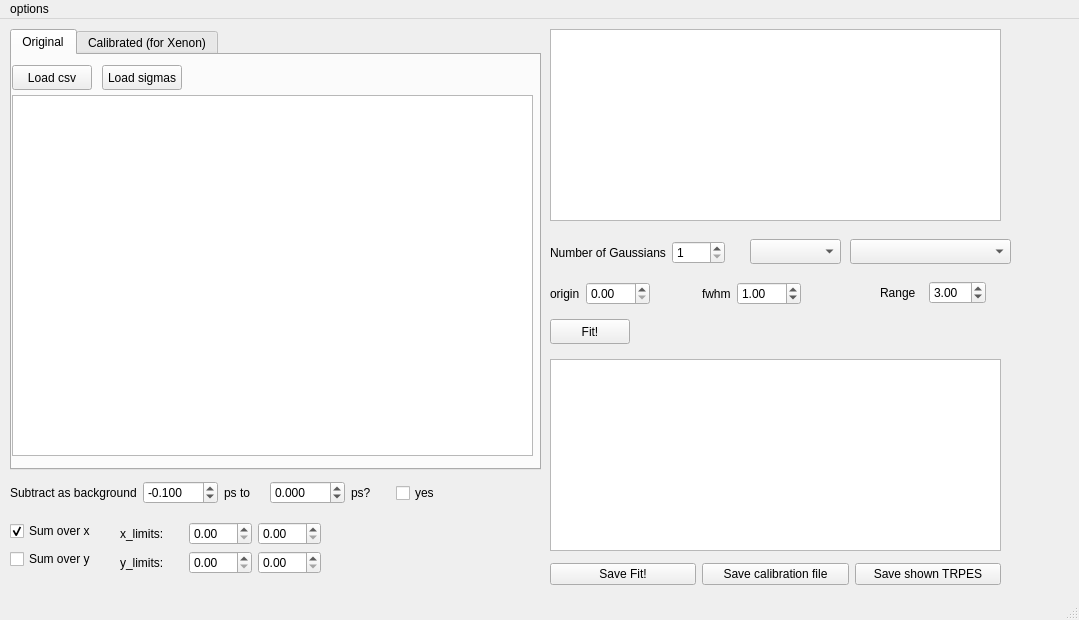
<?xml version="1.0" encoding="UTF-8"?>
<ui version="4.0">
 <class>Gfit</class>
 <widget class="QMainWindow" name="Gfit">
  <property name="windowModality">
   <enum>Qt::ApplicationModal</enum>
  </property>
  <property name="geometry">
   <rect>
    <x>0</x>
    <y>0</y>
    <width>1079</width>
    <height>620</height>
   </rect>
  </property>
  <property name="windowTitle">
   <string>GFit! v 0.5</string>
  </property>
  <widget class="QWidget" name="centralwidget">
   <widget class="QComboBox" name="comboBox_Gaussians">
    <property name="geometry">
     <rect>
      <x>750</x>
      <y>220</y>
      <width>91</width>
      <height>25</height>
     </rect>
    </property>
   </widget>
   <widget class="QPushButton" name="pushButton_fit">
    <property name="geometry">
     <rect>
      <x>550</x>
      <y>300</y>
      <width>80</width>
      <height>25</height>
     </rect>
    </property>
    <property name="text">
     <string>Fit!</string>
    </property>
   </widget>
   <widget class="QWidget" name="layoutWidget">
    <property name="geometry">
     <rect>
      <x>120</x>
      <y>530</y>
      <width>201</width>
      <height>28</height>
     </rect>
    </property>
    <layout class="QHBoxLayout" name="horizontalLayout_7">
     <item>
      <widget class="QLabel" name="label_6">
       <property name="text">
        <string>y_limits:</string>
       </property>
      </widget>
     </item>
     <item>
      <widget class="QDoubleSpinBox" name="doubleSpinBox_y_lower"/>
     </item>
     <item>
      <widget class="QDoubleSpinBox" name="doubleSpinBox_y_upper"/>
     </item>
    </layout>
   </widget>
   <widget class="PlotWidget" name="viewer_sum_original">
    <property name="geometry">
     <rect>
      <x>550</x>
      <y>10</y>
      <width>451</width>
      <height>192</height>
     </rect>
    </property>
   </widget>
   <widget class="PlotWidget" name="viewer_sum_fitted">
    <property name="geometry">
     <rect>
      <x>550</x>
      <y>340</y>
      <width>451</width>
      <height>192</height>
     </rect>
    </property>
   </widget>
   <widget class="QWidget" name="layoutWidget_2">
    <property name="geometry">
     <rect>
      <x>10</x>
      <y>460</y>
      <width>430</width>
      <height>28</height>
     </rect>
    </property>
    <layout class="QHBoxLayout" name="horizontalLayout_52">
     <item>
      <widget class="QLabel" name="label_46">
       <property name="text">
        <string>Subtract as background</string>
       </property>
      </widget>
     </item>
     <item>
      <widget class="QDoubleSpinBox" name="doubleSpinBox_bg_subtract_from">
       <property name="decimals">
        <number>3</number>
       </property>
       <property name="minimum">
        <double>-500.000000000000000</double>
       </property>
       <property name="maximum">
        <double>500.000000000000000</double>
       </property>
       <property name="value">
        <double>-0.100000000000000</double>
       </property>
      </widget>
     </item>
     <item>
      <widget class="QLabel" name="label_47">
       <property name="text">
        <string>ps to</string>
       </property>
      </widget>
     </item>
     <item>
      <widget class="QDoubleSpinBox" name="doubleSpinBox_bg_subtract_to">
       <property name="decimals">
        <number>3</number>
       </property>
       <property name="minimum">
        <double>-500.000000000000000</double>
       </property>
       <property name="maximum">
        <double>500.000000000000000</double>
       </property>
       <property name="value">
        <double>0.000000000000000</double>
       </property>
      </widget>
     </item>
     <item>
      <widget class="QLabel" name="label_48">
       <property name="text">
        <string>ps?</string>
       </property>
      </widget>
     </item>
     <item>
      <widget class="QCheckBox" name="checkBox_subtract_background">
       <property name="text">
        <string>yes</string>
       </property>
      </widget>
     </item>
    </layout>
   </widget>
   <widget class="QWidget" name="layoutWidget">
    <property name="geometry">
     <rect>
      <x>550</x>
      <y>220</y>
      <width>175</width>
      <height>28</height>
     </rect>
    </property>
    <layout class="QHBoxLayout" name="horizontalLayout">
     <item>
      <widget class="QLabel" name="label">
       <property name="text">
        <string>Number of Gaussians</string>
       </property>
      </widget>
     </item>
     <item>
      <widget class="QSpinBox" name="spinBox_number_of_gaussians">
       <property name="minimum">
        <number>1</number>
       </property>
       <property name="value">
        <number>1</number>
       </property>
      </widget>
     </item>
    </layout>
   </widget>
   <widget class="QWidget" name="layoutWidget">
    <property name="geometry">
     <rect>
      <x>550</x>
      <y>260</y>
      <width>251</width>
      <height>30</height>
     </rect>
    </property>
    <layout class="QHBoxLayout" name="horizontalLayout_4">
     <item>
      <layout class="QHBoxLayout" name="horizontalLayout_2">
       <item>
        <widget class="QLabel" name="label_2">
         <property name="text">
          <string>origin</string>
         </property>
        </widget>
       </item>
       <item>
        <widget class="QDoubleSpinBox" name="doubleSpinBox_origin">
         <property name="maximum">
          <double>999.990000000000009</double>
         </property>
        </widget>
       </item>
      </layout>
     </item>
     <item>
      <spacer name="horizontalSpacer">
       <property name="orientation">
        <enum>Qt::Horizontal</enum>
       </property>
       <property name="sizeHint" stdset="0">
        <size>
         <width>40</width>
         <height>20</height>
        </size>
       </property>
      </spacer>
     </item>
     <item>
      <layout class="QHBoxLayout" name="horizontalLayout_3">
       <item>
        <widget class="QLabel" name="label_3">
         <property name="text">
          <string>fwhm</string>
         </property>
        </widget>
       </item>
       <item>
        <widget class="QDoubleSpinBox" name="doubleSpinBox_fwhm">
         <property name="maximum">
          <double>999.990000000000009</double>
         </property>
         <property name="singleStep">
          <double>0.100000000000000</double>
         </property>
         <property name="value">
          <double>1.000000000000000</double>
         </property>
        </widget>
       </item>
      </layout>
     </item>
    </layout>
   </widget>
   <widget class="QWidget" name="layoutWidget">
    <property name="geometry">
     <rect>
      <x>10</x>
      <y>500</y>
      <width>94</width>
      <height>54</height>
     </rect>
    </property>
    <layout class="QVBoxLayout" name="verticalLayout">
     <item>
      <widget class="QCheckBox" name="checkBox_sum_x">
       <property name="text">
        <string>Sum over x</string>
       </property>
       <property name="checked">
        <bool>true</bool>
       </property>
       <property name="autoExclusive">
        <bool>true</bool>
       </property>
       <property name="tristate">
        <bool>false</bool>
       </property>
      </widget>
     </item>
     <item>
      <widget class="QCheckBox" name="checkBox_sum_y">
       <property name="text">
        <string>Sum over y</string>
       </property>
       <property name="autoExclusive">
        <bool>true</bool>
       </property>
      </widget>
     </item>
    </layout>
   </widget>
   <widget class="QWidget" name="layoutWidget">
    <property name="geometry">
     <rect>
      <x>120</x>
      <y>500</y>
      <width>201</width>
      <height>30</height>
     </rect>
    </property>
    <layout class="QHBoxLayout" name="horizontalLayout_6">
     <item>
      <widget class="QLabel" name="label_5">
       <property name="text">
        <string>x_limits:</string>
       </property>
      </widget>
     </item>
     <item>
      <widget class="QDoubleSpinBox" name="doubleSpinBox_x_lower"/>
     </item>
     <item>
      <widget class="QDoubleSpinBox" name="doubleSpinBox_x_upper"/>
     </item>
    </layout>
   </widget>
   <widget class="QTabWidget" name="tabWidget">
    <property name="geometry">
     <rect>
      <x>10</x>
      <y>10</y>
      <width>531</width>
      <height>441</height>
     </rect>
    </property>
    <property name="currentIndex">
     <number>0</number>
    </property>
    <widget class="QWidget" name="tab">
     <attribute name="title">
      <string>Original</string>
     </attribute>
     <widget class="GraphicsLayoutWidget" name="viewer_global_orig_TRPES">
      <property name="geometry">
       <rect>
        <x>0</x>
        <y>40</y>
        <width>521</width>
        <height>361</height>
       </rect>
      </property>
      <property name="toolTip">
       <string>Scroll pour zoom, 
click on 'A' in the lower-left corner to get back
 Dragging the lines of the colobar on the right changes the z-scale
Right Mouse-click for more options (e.g. log-scale of the time-axis)</string>
      </property>
     </widget>
     <widget class="QPushButton" name="pushButton_load_csv">
      <property name="geometry">
       <rect>
        <x>0</x>
        <y>10</y>
        <width>80</width>
        <height>25</height>
       </rect>
      </property>
      <property name="text">
       <string>Load csv</string>
      </property>
     </widget>
     <widget class="QPushButton" name="pushButton_load_sigmas">
      <property name="geometry">
       <rect>
        <x>90</x>
        <y>10</y>
        <width>80</width>
        <height>25</height>
       </rect>
      </property>
      <property name="text">
       <string>Load sigmas</string>
      </property>
     </widget>
    </widget>
    <widget class="QWidget" name="tab_2">
     <attribute name="title">
      <string>Calibrated (for Xenon)</string>
     </attribute>
     <widget class="GraphicsLayoutWidget" name="viewer_global_orig_TRPES_calibrated">
      <property name="geometry">
       <rect>
        <x>0</x>
        <y>40</y>
        <width>521</width>
        <height>361</height>
       </rect>
      </property>
      <property name="toolTip">
       <string>Scroll pour zoom, 
click on 'A' in the lower-left corner to get back
 Dragging the lines of the colobar on the right changes the z-scale
Right Mouse-click for more options (e.g. log-scale of the time-axis)</string>
      </property>
     </widget>
     <widget class="QPushButton" name="pushButton_plot_calibrated">
      <property name="geometry">
       <rect>
        <x>0</x>
        <y>10</y>
        <width>115</width>
        <height>28</height>
       </rect>
      </property>
      <property name="text">
       <string>Calibrate to eV!</string>
      </property>
     </widget>
    </widget>
   </widget>
   <widget class="QWidget" name="layoutWidget">
    <property name="geometry">
     <rect>
      <x>550</x>
      <y>540</y>
      <width>451</width>
      <height>30</height>
     </rect>
    </property>
    <layout class="QHBoxLayout" name="horizontalLayout_5">
     <item>
      <widget class="QPushButton" name="pushButton_save_fit">
       <property name="text">
        <string>Save Fit!</string>
       </property>
      </widget>
     </item>
     <item>
      <widget class="QPushButton" name="pushButton_saveCalibration_file">
       <property name="toolTip">
        <string>Assuming you used it on Xenon with two gaussians only</string>
       </property>
       <property name="text">
        <string>Save calibration file</string>
       </property>
      </widget>
     </item>
     <item>
      <widget class="QPushButton" name="pushButton_save_trpes">
       <property name="text">
        <string>Save shown TRPES</string>
       </property>
      </widget>
     </item>
    </layout>
   </widget>
   <widget class="QComboBox" name="comboBox_type_gaussian">
    <property name="geometry">
     <rect>
      <x>850</x>
      <y>220</y>
      <width>161</width>
      <height>25</height>
     </rect>
    </property>
   </widget>
   <widget class="QWidget" name="layoutWidget">
    <property name="geometry">
     <rect>
      <x>880</x>
      <y>260</y>
      <width>106</width>
      <height>28</height>
     </rect>
    </property>
    <layout class="QHBoxLayout" name="horizontalLayout_8">
     <item>
      <widget class="QLabel" name="label_range">
       <property name="text">
        <string>Range</string>
       </property>
      </widget>
     </item>
     <item>
      <widget class="QDoubleSpinBox" name="doubleSpinBox_range">
       <property name="minimum">
        <double>0.100000000000000</double>
       </property>
       <property name="value">
        <double>3.000000000000000</double>
       </property>
      </widget>
     </item>
    </layout>
   </widget>
  </widget>
  <widget class="QMenuBar" name="menubar">
   <property name="geometry">
    <rect>
     <x>0</x>
     <y>0</y>
     <width>1079</width>
     <height>26</height>
    </rect>
   </property>
   <widget class="QMenu" name="menuoptions">
    <property name="title">
     <string>options</string>
    </property>
    <addaction name="actionSwitch_TRPES_axis"/>
   </widget>
   <addaction name="menuoptions"/>
  </widget>
  <widget class="QStatusBar" name="statusbar"/>
  <action name="actionSwitch_TRPES_axis">
   <property name="checkable">
    <bool>true</bool>
   </property>
   <property name="text">
    <string>Switch TRPES axis</string>
   </property>
   <property name="shortcut">
    <string>Ctrl+S</string>
   </property>
  </action>
 </widget>
 <customwidgets>
  <customwidget>
   <class>PlotWidget</class>
   <extends>QGraphicsView</extends>
   <header>pyqtgraph.h</header>
  </customwidget>
  <customwidget>
   <class>GraphicsLayoutWidget</class>
   <extends>QGraphicsView</extends>
   <header location="global">pyqtgraph.h</header>
  </customwidget>
 </customwidgets>
 <resources/>
 <connections/>
</ui>
